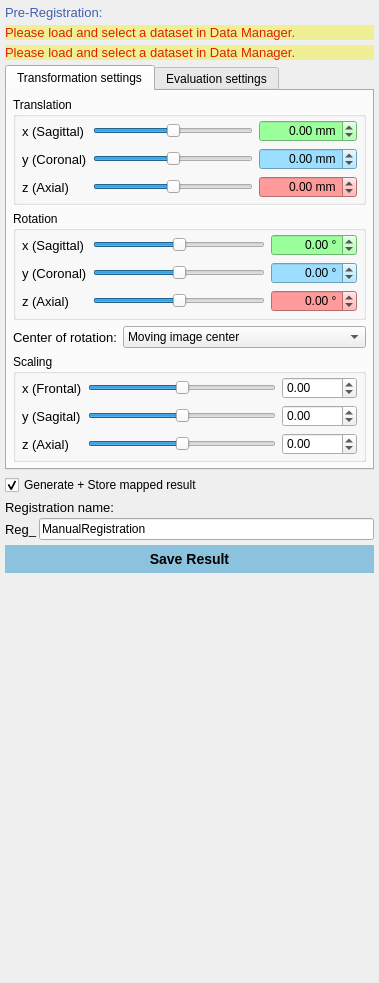
<?xml version="1.0" encoding="UTF-8"?>
<ui version="4.0">
 <class>ManualRegistrationControls</class>
 <widget class="QWidget" name="ManualRegistrationControls">
  <property name="geometry">
   <rect>
    <x>0</x>
    <y>0</y>
    <width>379</width>
    <height>983</height>
   </rect>
  </property>
  <property name="styleSheet">
   <string notr="true">QPushButton
{
    font: Roboto;
    font: bold;
    font-size: 14px;
 /*   color: #FFF;*/
    background-color: transparent;
    border: 0px;
    padding: 6px;
}
QPushButton:disabled
{
   color: #595B5C;
}

QPushButton:hover
{
    background-color:rgba(0,0,0,20%);
}
QLabel
{
    font: Roboto;
/*    font: bold;*/
    font-size: 10pt;
/*    color: #FFF; */
}

QSpinBox, QSpinBox::before
{
    background-color: transparent;
    font: Roboto;
    font: normal;
    font-size: 10pt;
    color: #FFF; 
    border:0px;
}</string>
  </property>
  <layout class="QVBoxLayout" name="verticalLayout">
   <property name="spacing">
    <number>5</number>
   </property>
   <property name="leftMargin">
    <number>5</number>
   </property>
   <property name="topMargin">
    <number>5</number>
   </property>
   <property name="rightMargin">
    <number>5</number>
   </property>
   <property name="bottomMargin">
    <number>5</number>
   </property>
   <item>
    <layout class="QVBoxLayout" name="verticalLayout_2">
     <item>
      <widget class="QLabel" name="label_PreRegistration">
       <property name="styleSheet">
        <string notr="true">color: #4060B0;</string>
       </property>
       <property name="text">
        <string>Pre-Registration:</string>
       </property>
      </widget>
     </item>
     <item>
      <widget class="QLabel" name="label_MovingImage">
       <property name="styleSheet">
        <string notr="true">color: #E02000;
background-color: #efef95;</string>
       </property>
       <property name="text">
        <string>Please load and select a dataset in Data Manager.</string>
       </property>
      </widget>
     </item>
     <item>
      <widget class="QLabel" name="label_TargetImage">
       <property name="styleSheet">
        <string notr="true">color: #E02000;
background-color: #efef95;</string>
       </property>
       <property name="text">
        <string>Please load and select a dataset in Data Manager.</string>
       </property>
      </widget>
     </item>
    </layout>
   </item>
   <item>
    <widget class="QTabWidget" name="tabWidget">
     <property name="currentIndex">
      <number>0</number>
     </property>
     <widget class="QWidget" name="tabTransform">
      <attribute name="title">
       <string>Transformation settings</string>
      </attribute>
      <layout class="QVBoxLayout" name="verticalLayout_4">
       <property name="leftMargin">
        <number>6</number>
       </property>
       <property name="topMargin">
        <number>6</number>
       </property>
       <property name="rightMargin">
        <number>6</number>
       </property>
       <property name="bottomMargin">
        <number>6</number>
       </property>
       <item>
        <widget class="QGroupBox" name="groupBox">
         <property name="title">
          <string>Translation</string>
         </property>
         <layout class="QGridLayout" name="gridLayout_2">
          <property name="leftMargin">
           <number>6</number>
          </property>
          <property name="topMargin">
           <number>3</number>
          </property>
          <property name="rightMargin">
           <number>6</number>
          </property>
          <property name="bottomMargin">
           <number>3</number>
          </property>
          <item row="2" column="0">
           <widget class="QLabel" name="label_4">
            <property name="text">
             <string>y (Coronal)</string>
            </property>
           </widget>
          </item>
          <item row="0" column="0">
           <widget class="QLabel" name="label_2">
            <property name="text">
             <string>x (Sagittal)</string>
            </property>
           </widget>
          </item>
          <item row="3" column="0">
           <widget class="QLabel" name="label_3">
            <property name="text">
             <string>z (Axial)</string>
            </property>
           </widget>
          </item>
          <item row="3" column="1">
           <widget class="QSlider" name="slideTransZ">
            <property name="minimum">
             <number>-100</number>
            </property>
            <property name="maximum">
             <number>100</number>
            </property>
            <property name="orientation">
             <enum>Qt::Horizontal</enum>
            </property>
           </widget>
          </item>
          <item row="2" column="1">
           <widget class="QSlider" name="slideTransY">
            <property name="minimum">
             <number>-100</number>
            </property>
            <property name="maximum">
             <number>100</number>
            </property>
            <property name="orientation">
             <enum>Qt::Horizontal</enum>
            </property>
           </widget>
          </item>
          <item row="0" column="1">
           <widget class="QSlider" name="slideTransX">
            <property name="minimum">
             <number>-100</number>
            </property>
            <property name="maximum">
             <number>100</number>
            </property>
            <property name="orientation">
             <enum>Qt::Horizontal</enum>
            </property>
           </widget>
          </item>
          <item row="0" column="2">
           <widget class="QDoubleSpinBox" name="sbTransX">
            <property name="sizePolicy">
             <sizepolicy hsizetype="Minimum" vsizetype="Fixed">
              <horstretch>0</horstretch>
              <verstretch>0</verstretch>
             </sizepolicy>
            </property>
            <property name="minimumSize">
             <size>
              <width>70</width>
              <height>0</height>
             </size>
            </property>
            <property name="baseSize">
             <size>
              <width>0</width>
              <height>0</height>
             </size>
            </property>
            <property name="styleSheet">
             <string notr="true">background-color:rgb(155, 255, 155)</string>
            </property>
            <property name="alignment">
             <set>Qt::AlignRight|Qt::AlignTrailing|Qt::AlignVCenter</set>
            </property>
            <property name="suffix">
             <string> mm</string>
            </property>
            <property name="minimum">
             <double>-9999.000000000000000</double>
            </property>
            <property name="maximum">
             <double>9999.000000000000000</double>
            </property>
            <property name="singleStep">
             <double>0.500000000000000</double>
            </property>
           </widget>
          </item>
          <item row="2" column="2">
           <widget class="QDoubleSpinBox" name="sbTransY">
            <property name="sizePolicy">
             <sizepolicy hsizetype="Minimum" vsizetype="Fixed">
              <horstretch>0</horstretch>
              <verstretch>0</verstretch>
             </sizepolicy>
            </property>
            <property name="minimumSize">
             <size>
              <width>70</width>
              <height>0</height>
             </size>
            </property>
            <property name="baseSize">
             <size>
              <width>0</width>
              <height>0</height>
             </size>
            </property>
            <property name="styleSheet">
             <string notr="true">background-color:rgb(155, 222, 255)</string>
            </property>
            <property name="alignment">
             <set>Qt::AlignRight|Qt::AlignTrailing|Qt::AlignVCenter</set>
            </property>
            <property name="suffix">
             <string> mm</string>
            </property>
            <property name="minimum">
             <double>-9999.000000000000000</double>
            </property>
            <property name="maximum">
             <double>9999.000000000000000</double>
            </property>
            <property name="singleStep">
             <double>0.500000000000000</double>
            </property>
           </widget>
          </item>
          <item row="3" column="2">
           <widget class="QDoubleSpinBox" name="sbTransZ">
            <property name="sizePolicy">
             <sizepolicy hsizetype="Minimum" vsizetype="Fixed">
              <horstretch>0</horstretch>
              <verstretch>0</verstretch>
             </sizepolicy>
            </property>
            <property name="minimumSize">
             <size>
              <width>70</width>
              <height>0</height>
             </size>
            </property>
            <property name="baseSize">
             <size>
              <width>0</width>
              <height>0</height>
             </size>
            </property>
            <property name="styleSheet">
             <string notr="true">background-color:rgb(255, 155, 155)</string>
            </property>
            <property name="alignment">
             <set>Qt::AlignRight|Qt::AlignTrailing|Qt::AlignVCenter</set>
            </property>
            <property name="suffix">
             <string> mm</string>
            </property>
            <property name="minimum">
             <double>-9999.000000000000000</double>
            </property>
            <property name="maximum">
             <double>9999.000000000000000</double>
            </property>
            <property name="singleStep">
             <double>0.500000000000000</double>
            </property>
           </widget>
          </item>
         </layout>
        </widget>
       </item>
       <item>
        <widget class="QGroupBox" name="groupBox_2">
         <property name="title">
          <string>Rotation</string>
         </property>
         <layout class="QGridLayout" name="gridLayout_3">
          <property name="leftMargin">
           <number>6</number>
          </property>
          <property name="topMargin">
           <number>3</number>
          </property>
          <property name="rightMargin">
           <number>6</number>
          </property>
          <property name="bottomMargin">
           <number>3</number>
          </property>
          <property name="verticalSpacing">
           <number>6</number>
          </property>
          <item row="2" column="0">
           <widget class="QLabel" name="label_6">
            <property name="text">
             <string>y (Coronal)</string>
            </property>
           </widget>
          </item>
          <item row="0" column="0">
           <widget class="QLabel" name="label_7">
            <property name="text">
             <string>x (Sagittal)</string>
            </property>
           </widget>
          </item>
          <item row="3" column="0">
           <widget class="QLabel" name="label_8">
            <property name="text">
             <string>z (Axial)</string>
            </property>
           </widget>
          </item>
          <item row="3" column="1">
           <widget class="QSlider" name="slideRotZ">
            <property name="minimum">
             <number>-180</number>
            </property>
            <property name="maximum">
             <number>180</number>
            </property>
            <property name="orientation">
             <enum>Qt::Horizontal</enum>
            </property>
           </widget>
          </item>
          <item row="2" column="1">
           <widget class="QSlider" name="slideRotY">
            <property name="minimum">
             <number>-180</number>
            </property>
            <property name="maximum">
             <number>180</number>
            </property>
            <property name="orientation">
             <enum>Qt::Horizontal</enum>
            </property>
           </widget>
          </item>
          <item row="0" column="1">
           <widget class="QSlider" name="slideRotX">
            <property name="minimum">
             <number>-180</number>
            </property>
            <property name="maximum">
             <number>180</number>
            </property>
            <property name="orientation">
             <enum>Qt::Horizontal</enum>
            </property>
           </widget>
          </item>
          <item row="0" column="2">
           <widget class="QDoubleSpinBox" name="sbRotX">
            <property name="sizePolicy">
             <sizepolicy hsizetype="Minimum" vsizetype="Fixed">
              <horstretch>0</horstretch>
              <verstretch>0</verstretch>
             </sizepolicy>
            </property>
            <property name="minimumSize">
             <size>
              <width>86</width>
              <height>0</height>
             </size>
            </property>
            <property name="baseSize">
             <size>
              <width>0</width>
              <height>0</height>
             </size>
            </property>
            <property name="styleSheet">
             <string notr="true">background-color:rgb(155, 255, 155)</string>
            </property>
            <property name="alignment">
             <set>Qt::AlignRight|Qt::AlignTrailing|Qt::AlignVCenter</set>
            </property>
            <property name="prefix">
             <string/>
            </property>
            <property name="suffix">
             <string> °</string>
            </property>
            <property name="minimum">
             <double>-360.000000000000000</double>
            </property>
            <property name="maximum">
             <double>360.000000000000000</double>
            </property>
            <property name="singleStep">
             <double>0.500000000000000</double>
            </property>
           </widget>
          </item>
          <item row="2" column="2">
           <widget class="QDoubleSpinBox" name="sbRotY">
            <property name="sizePolicy">
             <sizepolicy hsizetype="Minimum" vsizetype="Fixed">
              <horstretch>0</horstretch>
              <verstretch>0</verstretch>
             </sizepolicy>
            </property>
            <property name="minimumSize">
             <size>
              <width>86</width>
              <height>0</height>
             </size>
            </property>
            <property name="baseSize">
             <size>
              <width>0</width>
              <height>0</height>
             </size>
            </property>
            <property name="styleSheet">
             <string notr="true">background-color:rgb(155, 222, 255)</string>
            </property>
            <property name="alignment">
             <set>Qt::AlignRight|Qt::AlignTrailing|Qt::AlignVCenter</set>
            </property>
            <property name="suffix">
             <string> °</string>
            </property>
            <property name="minimum">
             <double>-360.000000000000000</double>
            </property>
            <property name="maximum">
             <double>360.000000000000000</double>
            </property>
            <property name="singleStep">
             <double>0.500000000000000</double>
            </property>
           </widget>
          </item>
          <item row="3" column="2">
           <widget class="QDoubleSpinBox" name="sbRotZ">
            <property name="sizePolicy">
             <sizepolicy hsizetype="Minimum" vsizetype="Fixed">
              <horstretch>0</horstretch>
              <verstretch>0</verstretch>
             </sizepolicy>
            </property>
            <property name="minimumSize">
             <size>
              <width>86</width>
              <height>0</height>
             </size>
            </property>
            <property name="baseSize">
             <size>
              <width>0</width>
              <height>0</height>
             </size>
            </property>
            <property name="styleSheet">
             <string notr="true">background-color:rgb(255, 155, 155)</string>
            </property>
            <property name="alignment">
             <set>Qt::AlignRight|Qt::AlignTrailing|Qt::AlignVCenter</set>
            </property>
            <property name="suffix">
             <string> °</string>
            </property>
            <property name="minimum">
             <double>-360.000000000000000</double>
            </property>
            <property name="maximum">
             <double>360.000000000000000</double>
            </property>
            <property name="singleStep">
             <double>0.500000000000000</double>
            </property>
           </widget>
          </item>
         </layout>
        </widget>
       </item>
       <item>
        <layout class="QHBoxLayout" name="horizontalLayout_2">
         <item>
          <widget class="QLabel" name="label_13">
           <property name="text">
            <string>Center of rotation:</string>
           </property>
          </widget>
         </item>
         <item>
          <widget class="QComboBox" name="comboCenter">
           <property name="sizePolicy">
            <sizepolicy hsizetype="Expanding" vsizetype="Fixed">
             <horstretch>0</horstretch>
             <verstretch>0</verstretch>
            </sizepolicy>
           </property>
           <property name="toolTip">
            <string>Allows to set the center of rotation.</string>
           </property>
           <item>
            <property name="text">
             <string>Moving image center</string>
            </property>
           </item>
           <item>
            <property name="text">
             <string>World origin</string>
            </property>
           </item>
           <item>
            <property name="text">
             <string>Current navigator position</string>
            </property>
           </item>
          </widget>
         </item>
        </layout>
       </item>
       <item>
        <widget class="QGroupBox" name="groupScale">
         <property name="title">
          <string>Scaling</string>
         </property>
         <layout class="QGridLayout" name="gridLayout_4">
          <property name="leftMargin">
           <number>6</number>
          </property>
          <property name="topMargin">
           <number>3</number>
          </property>
          <property name="rightMargin">
           <number>6</number>
          </property>
          <property name="bottomMargin">
           <number>3</number>
          </property>
          <item row="2" column="0">
           <widget class="QLabel" name="label_9">
            <property name="text">
             <string>y (Sagital)</string>
            </property>
           </widget>
          </item>
          <item row="0" column="0">
           <widget class="QLabel" name="label_10">
            <property name="text">
             <string>x (Frontal)</string>
            </property>
           </widget>
          </item>
          <item row="3" column="0">
           <widget class="QLabel" name="label_11">
            <property name="text">
             <string>z (Axial)</string>
            </property>
           </widget>
          </item>
          <item row="3" column="1">
           <widget class="QSlider" name="slideScaleZ">
            <property name="minimum">
             <number>-100</number>
            </property>
            <property name="maximum">
             <number>100</number>
            </property>
            <property name="orientation">
             <enum>Qt::Horizontal</enum>
            </property>
           </widget>
          </item>
          <item row="2" column="1">
           <widget class="QSlider" name="slideScaleY">
            <property name="minimum">
             <number>-100</number>
            </property>
            <property name="maximum">
             <number>100</number>
            </property>
            <property name="orientation">
             <enum>Qt::Horizontal</enum>
            </property>
           </widget>
          </item>
          <item row="0" column="1">
           <widget class="QSlider" name="slideScaleX">
            <property name="minimum">
             <number>-100</number>
            </property>
            <property name="maximum">
             <number>100</number>
            </property>
            <property name="orientation">
             <enum>Qt::Horizontal</enum>
            </property>
           </widget>
          </item>
          <item row="0" column="2">
           <widget class="QDoubleSpinBox" name="sbScaleX">
            <property name="sizePolicy">
             <sizepolicy hsizetype="Minimum" vsizetype="Fixed">
              <horstretch>0</horstretch>
              <verstretch>0</verstretch>
             </sizepolicy>
            </property>
            <property name="minimumSize">
             <size>
              <width>70</width>
              <height>0</height>
             </size>
            </property>
            <property name="baseSize">
             <size>
              <width>0</width>
              <height>0</height>
             </size>
            </property>
            <property name="minimum">
             <double>-9999.000000000000000</double>
            </property>
            <property name="maximum">
             <double>9999.000000000000000</double>
            </property>
           </widget>
          </item>
          <item row="2" column="2">
           <widget class="QDoubleSpinBox" name="sbScaleY">
            <property name="sizePolicy">
             <sizepolicy hsizetype="Minimum" vsizetype="Fixed">
              <horstretch>0</horstretch>
              <verstretch>0</verstretch>
             </sizepolicy>
            </property>
            <property name="minimumSize">
             <size>
              <width>70</width>
              <height>0</height>
             </size>
            </property>
            <property name="baseSize">
             <size>
              <width>0</width>
              <height>0</height>
             </size>
            </property>
            <property name="minimum">
             <double>-9999.000000000000000</double>
            </property>
            <property name="maximum">
             <double>9999.000000000000000</double>
            </property>
           </widget>
          </item>
          <item row="3" column="2">
           <widget class="QDoubleSpinBox" name="sbScaleZ">
            <property name="sizePolicy">
             <sizepolicy hsizetype="Minimum" vsizetype="Fixed">
              <horstretch>0</horstretch>
              <verstretch>0</verstretch>
             </sizepolicy>
            </property>
            <property name="minimumSize">
             <size>
              <width>70</width>
              <height>0</height>
             </size>
            </property>
            <property name="baseSize">
             <size>
              <width>0</width>
              <height>0</height>
             </size>
            </property>
            <property name="minimum">
             <double>-9999.000000000000000</double>
            </property>
            <property name="maximum">
             <double>9999.000000000000000</double>
            </property>
           </widget>
          </item>
         </layout>
        </widget>
       </item>
      </layout>
     </widget>
     <widget class="QWidget" name="tabEval">
      <attribute name="title">
       <string>Evaluation settings</string>
      </attribute>
      <layout class="QVBoxLayout" name="verticalLayout_3">
       <item>
        <widget class="RegEvalSettingsWidget" name="evalSettings" native="true">
         <property name="sizePolicy">
          <sizepolicy hsizetype="MinimumExpanding" vsizetype="Maximum">
           <horstretch>0</horstretch>
           <verstretch>0</verstretch>
          </sizepolicy>
         </property>
         <property name="minimumSize">
          <size>
           <width>250</width>
           <height>10</height>
          </size>
         </property>
        </widget>
       </item>
      </layout>
     </widget>
    </widget>
   </item>
   <item>
    <widget class="QCheckBox" name="checkMapEntity">
     <property name="toolTip">
      <string>Check if a mapped moving image should be generated if the manual registration is confirmed.</string>
     </property>
     <property name="text">
      <string>Generate + Store mapped result</string>
     </property>
     <property name="checked">
      <bool>true</bool>
     </property>
    </widget>
   </item>
   <item>
    <layout class="QVBoxLayout" name="verticalLayout_5">
     <property name="spacing">
      <number>3</number>
     </property>
     <item>
      <widget class="QLabel" name="label_NewRegName">
       <property name="text">
        <string>Registration name:</string>
       </property>
      </widget>
     </item>
     <item>
      <layout class="QHBoxLayout" name="horizontalLayout_3">
       <property name="spacing">
        <number>1</number>
       </property>
       <item>
        <widget class="QLabel" name="label_Reg">
         <property name="text">
          <string>Reg_</string>
         </property>
        </widget>
       </item>
       <item>
        <widget class="QLineEdit" name="lbNewRegName">
         <property name="toolTip">
          <string>Name of the resulting manual registration</string>
         </property>
         <property name="text">
          <string>ManualRegistration</string>
         </property>
         <property name="placeholderText">
          <string/>
         </property>
        </widget>
       </item>
      </layout>
     </item>
    </layout>
   </item>
   <item>
    <layout class="QHBoxLayout" name="horizontalLayout">
     <item>
      <widget class="QPushButton" name="pbStore">
       <property name="toolTip">
        <string>&lt;html&gt;&lt;head/&gt;&lt;body&gt;&lt;p&gt;Confirm the defined registration.&lt;/p&gt;&lt;p&gt;The registration will be stored (&quot;Reg_XXX&quot;) and a mapped image will be generated (&quot;XXX&quot;).&lt;/p&gt;&lt;/body&gt;&lt;/html&gt;</string>
       </property>
       <property name="styleSheet">
        <string notr="true">QPushButton
{
background-color:#883399CC;
}
QPushButton:hover
{
    background-color:#CC3399CC;
}</string>
       </property>
       <property name="text">
        <string>Save Result</string>
       </property>
      </widget>
     </item>
    </layout>
   </item>
   <item>
    <spacer name="verticalSpacer">
     <property name="orientation">
      <enum>Qt::Vertical</enum>
     </property>
     <property name="sizeHint" stdset="0">
      <size>
       <width>20</width>
       <height>40</height>
      </size>
     </property>
    </spacer>
   </item>
  </layout>
 </widget>
 <customwidgets>
  <customwidget>
   <class>RegEvalSettingsWidget</class>
   <extends>QWidget</extends>
   <header>regevalsettingswidget.h</header>
  </customwidget>
 </customwidgets>
 <resources/>
 <connections/>
 <designerdata>
  <property name="gridDeltaX">
   <number>5</number>
  </property>
  <property name="gridDeltaY">
   <number>5</number>
  </property>
  <property name="gridSnapX">
   <bool>true</bool>
  </property>
  <property name="gridSnapY">
   <bool>true</bool>
  </property>
  <property name="gridVisible">
   <bool>true</bool>
  </property>
 </designerdata>
</ui>
